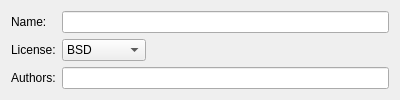
<?xml version="1.0" encoding="UTF-8"?>
<ui version="4.0">
 <class>NewSnippetFileView</class>
 <widget class="QWidget" name="NewSnippetFileView">
  <property name="geometry">
   <rect>
    <x>0</x>
    <y>0</y>
    <width>400</width>
    <height>98</height>
   </rect>
  </property>
  <layout class="QFormLayout" name="formLayout">
   <property name="fieldGrowthPolicy">
    <enum>QFormLayout::ExpandingFieldsGrow</enum>
   </property>
   <item row="0" column="0">
    <widget class="QLabel" name="label">
     <property name="text">
      <string>Name:</string>
     </property>
    </widget>
   </item>
   <item row="0" column="1">
    <widget class="KLineEdit" name="snippetCollectionName"/>
   </item>
   <item row="1" column="0">
    <widget class="QLabel" name="label_2">
     <property name="text">
      <string>License:</string>
     </property>
    </widget>
   </item>
   <item row="1" column="1">
    <widget class="KComboBox" name="snippetCollectionLicense">
     <property name="currentIndex">
      <number>1</number>
     </property>
     <item>
      <property name="text">
       <string>Artistic</string>
      </property>
     </item>
     <item>
      <property name="text">
       <string>BSD</string>
      </property>
     </item>
     <item>
      <property name="text">
       <string>LGPL v2+</string>
      </property>
     </item>
     <item>
      <property name="text">
       <string>LGPL v3+</string>
      </property>
     </item>
    </widget>
   </item>
   <item row="2" column="0">
    <widget class="QLabel" name="label_3">
     <property name="text">
      <string>Authors:</string>
     </property>
    </widget>
   </item>
   <item row="2" column="1">
    <widget class="KLineEdit" name="snippetCollectionAuthors"/>
   </item>
  </layout>
 </widget>
 <customwidgets>
  <customwidget>
   <class>KLineEdit</class>
   <extends>QLineEdit</extends>
   <header>klineedit.h</header>
  </customwidget>
  <customwidget>
   <class>KComboBox</class>
   <extends>QComboBox</extends>
   <header>kcombobox.h</header>
  </customwidget>
 </customwidgets>
 <resources/>
 <connections/>
</ui>
